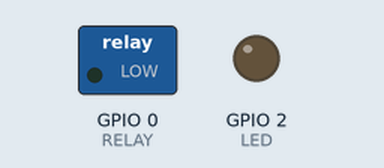
A program run on a simulated ESP8266 (NodeMCU). Parts: switched loads named in the program (green lamp = pin HIGH), output pins drawn as LEDs (lit = HIGH). Storage starts empty; what the program prints to the serial monitor is not drawn.

Above: at 2.0 s.
At 3.0 s:
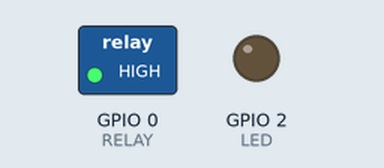
Timing chart, 0 to 4.5 s (numbered marks = the images above):
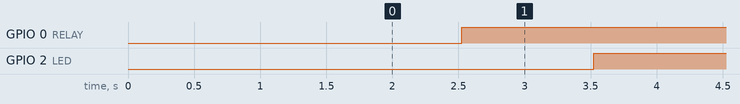

The program:

main.cpp
```cpp
#define DEBUG_NTPClient 1

#define MODE_AUTO 0
#define MODE_MANUAL 1

#define STATE_UNSELECTED 0
#define STATE_ON 1
#define STATE_OFF 2

#include "NTPClient.h"
#include <ESP8266WiFi.h>
#include <WiFiUdp.h>
#include <time.h>
#include <sun.h>
#include <wifi.h>
WiFiUDP ntpUDP;
NTPClient ntpClient(ntpUDP, "pool.ntp.org", 0, 0);

#define LED 2  //On board LED
#define RELAY 0  //On board LED

String WIFI_SSID("Wawrzyniec");
String WIFI_PASS("1234qwer");
String HOSTNAME("xmasplug");

void scheduler();
void everySecond();
void everyMinute();
void everyHour();
void everyDay();

uint8_t initDone=0;
uint8_t ntpClientUpdate=1;

SunTime sunTime;

int mode=MODE_AUTO;
int state=STATE_UNSELECTED;

geoposition WARSZAWA = {.lat = 52.2298, .lng = 21.0118};

void setup()
{
	Serial.begin( 74880 );

	pinMode(LED, OUTPUT);
	pinMode(RELAY, OUTPUT);

	initializeWiFi(WIFI_SSID, WIFI_PASS, HOSTNAME,WIFI_STA);
	Serial.println("Starting http server");
	initializeHTTPServer();
	ntpClient.begin();
	timer1_isr_init();
  timer1_attachInterrupt(scheduler);
  timer1_enable(TIM_DIV16, TIM_EDGE, TIM_LOOP);
  timer1_write(5000000);
}

void scheduler(){
	uint32_t i=ntpClient.getEpochTime();
	if(initDone == 0){
		everyDay();
		everyMinute();
		initDone=1;
	}
	if(i%(60)==1){
		everyMinute();
	}
	if(i%(60*60)==10){
		everyHour();
	}
	if(i%(3600*24)==20){
		everyDay();
	}

	everySecond();
}

void recalculateOnOffTime(){
	//sunTime.sunrise = calculateSunrise(ts, WARSZAWA, SUN_SET_OR_RISE, SUNRISE);
		//sunTime.sunset = calculateSunrise(ts, WARSZAWA, SUN_SET_OR_RISE, SUNSET);
		//sunTime.sunrise = calculateSunrise(ts, WARSZAWA, CIVIL_DAWN, SUNRISE);
		/*if(ntpClient.getDayOfMonth()==24 && ntpClient.getMonth()==11){
			//Pierwszy dzień świąt
			sunTime.sunrise = 0;//światło gaśnie o 02:00 25 grudnia
		}else{
			sunTime.sunrise = 22*60;
		}*/
		//sunTime.sunset = calculateSunrise(ts, WARSZAWA, CIVIL_DAWN, SUNSET);
	struct tm ts = ntpClient.getTime();
	sunTime.sunrise = calculateSunrise(ts, WARSZAWA, CIVIL_DAWN, RISE);
	sunTime.sunset = calculateSunrise(ts, WARSZAWA, CIVIL_DAWN, SET);
}

void everySecond(){
	//Serial.printf("%s %lu %d %d %d\n",ntpClient.getIsoDateTime().c_str(), millis(), ntpClient.getMinuteOfDay(), sunTime.sunrise, sunTime.sunset);
	sunTime.currentTime = ntpClient.getMinuteOfDay();

	//Serial.println("Mode: "+String(mode)+" State: "+String(state));

	if(mode == MODE_AUTO){
		if(sunTime.currentTime > sunTime.sunrise && sunTime.currentTime < sunTime.sunset){
			//Dzien
			int calculatedState=HIGH;

			if(state==STATE_OFF && mode==MODE_AUTO){
				state=STATE_UNSELECTED;
			}else if(state==STATE_ON && mode==MODE_AUTO){
				calculatedState=LOW;
			}
			digitalWrite(RELAY,calculatedState);
		}else{
			//Noc
			int calculatedState=LOW;

			if(state==STATE_ON && mode==MODE_AUTO){
				state=STATE_UNSELECTED;
			}else if(state==STATE_OFF && mode==MODE_AUTO){
				calculatedState=HIGH;
			}
			digitalWrite(RELAY,calculatedState);
		}
		//Serial.println("MODE AUTO "+String(state));
	}else if(mode == MODE_MANUAL && state==STATE_ON){
		digitalWrite(RELAY,LOW);
		//Serial.println("MODE MANUAL "+String(state));
	}else if(mode == MODE_MANUAL && state==STATE_OFF){
		digitalWrite(RELAY,HIGH);
		//Serial.println("MODE MANUAL "+String(state));
	}
	if(ntpClient.getSeconds()%2){
		digitalWrite(LED,HIGH);
	}else{
		digitalWrite(LED,LOW);

	}
}

void everyMinute(){
	recalculateOnOffTime();
	//Serial.printf("Wschod slonca o: %02d:%02d\n", sunTime.sunrise/60, sunTime.sunrise%60);
	//Serial.printf("Zachod slonca o: %02d:%02d\n", sunTime.sunset/60, sunTime.sunset%60);
}

void everyHour(){
	ntpClientUpdate=1;
	calculateUptime();
}

void everyDay(){
	//Serial.println("daily");
}

void loop()
{
	if(ntpClientUpdate==1){

		ntpClient.update();//update does not work when executed from timer
		ntpClientUpdate=0;
		recalculateOnOffTime();
	}
	handleClient();
}
```

Measured:
- by itself, GPIO 0 (RELAY): LOW → HIGH at 2.5 s
- by itself, GPIO 2 (LED): alternates HIGH for 1.0 s and LOW for 1.0 s
